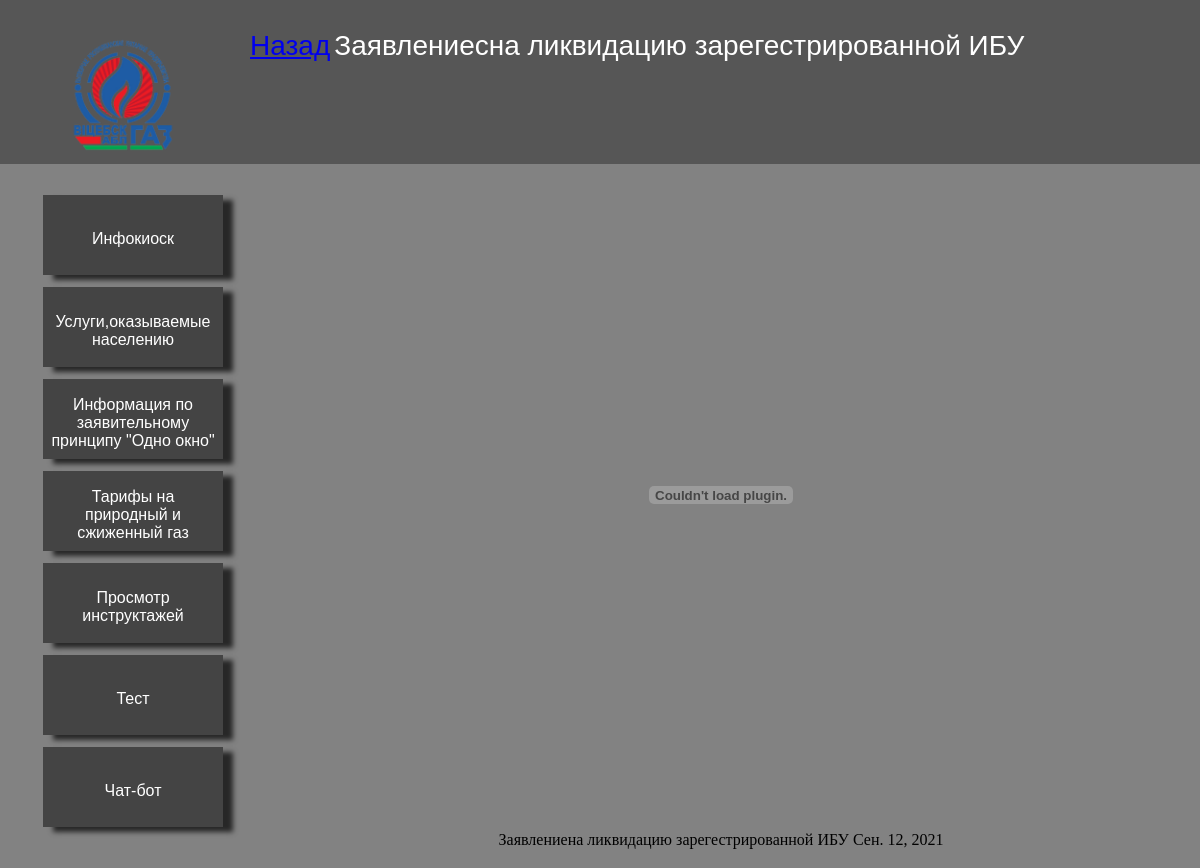
The app's page /onewindow/Forms/Application_for_liquidation_of_the_registered_IBU with its own data.
### main/models.py (models this page shows, shortened)
class Application_for_liquidation_of_the_registered_IBU(models.Model):
    title = models.CharField(max_length=150)
    Application_for_liquidation_of_the_registered_IBU_doc = models.FileField(upload_to='Forms/')
    times = models.DateField()

### main/views.py (the view)
# urls.py: path('onewindow/Forms/Application_for_liquidation_of_the_registered_IBU', views.Application_for_liquidation_of_the_registered_IBU_home, name='Application_for_liquidation_of_the_registered_IBU'),
def Application_for_liquidation_of_the_registered_IBU_home(request):
    data = Application_for_liquidation_of_the_registered_IBU.objects.all()
    return render(request,'main/statements/Application_for_liquidation_of_the_registered_IBU.html', {'data': data})

### main/templates/main/statements/Application_for_liquidation_of_the_registered_IBU.html (shortened to what this page needs)
{%extends 'main/Shell.html'%}
{%block topbar%}
<div class="topbar">
    <table>
        <tr>
            <td height="20vh"><a class="back" href="{%url 'Forms'%}">Назад</a></td>
            <td><a class="toptext">Заявлениесна ликвидацию зарегестрированной ИБУ</a></td>
        </tr>
    </table>
</div>
{%endblock%}
{%block body%}
{%for el in data%}
<center>
        <div class="botton_color">
                <embed class="docs_view" src="{{ el.Application_for_liquidation_of_the_registered_IBU_doc.url }}" >
                <p href="{{ el.Application_for_liquidation_of_the_registered_IBU}}" class="cool_TEXT">{{ el.title }} {{el.times}}</p>
        </div>
</center>
{%endfor%}
{%endblock%}

### main/static/main/css/Shell.css (style rules this page uses)
.main { margin: 0; background: #828282; }
.back { height: 15vh; }
.topbar { height: 19vh; background-color: #565656; text-align: center; margin: 0; padding-top: 1.5vh; }
.toptext { color: #fff; font-family: Arial, Helvetica, sans-serif; font-size: 3.5vh; margin-left: auto; margin-right: auto; margin-top: 3vh; }
.docs_view { height: 80vh; width: 50vw; padding-top: 1vh; display: block; margin-left: auto; margin-right: auto; }

### records on screen
Application_for_liquidation_of_the_registered_IBU: title "Заявлениена ликвидацию зарегестрированной ИБУ", times "Сен. 12, 2021"
